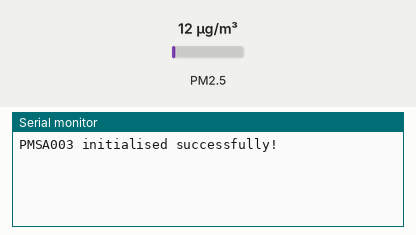
A sketch run on a simulated ESP32. Parts: the last lines printed to the serial monitor. Inputs (shaded band) come from the test bench; at power-on: PM2.5 12 µg/m³.

Above: at 2.2 s.
2.3 s: PM2.5 set to 6 µg/m³
At 11.3 s:
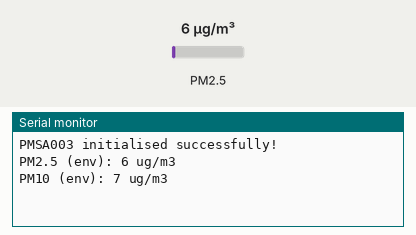
16.5 s: PM2.5 set to 75 µg/m³
At 21.4 s:
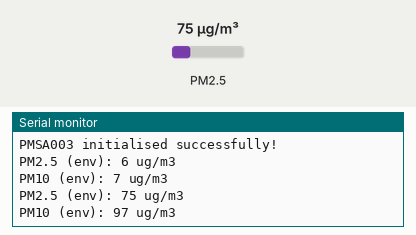
Timing chart, 0 to 22.9 s (numbered marks = the images above; inputs shaded):
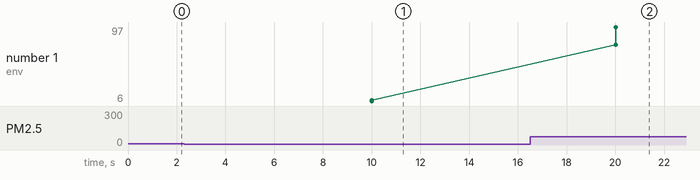

Measured:
- after the input at 2.3 s, the serial monitor: prints a new line after 7.7 s (image 1)
- after the input at 16.5 s, the serial monitor: prints a new line after 3.5 s (image 2)
- plotted number 1: 7 → 97 after the input at 16.5 s

The sketch:

PM2.5Reading.ino
```cpp
#include "Adafruit_PM25AQI.h"

// Initialise PMSA003 sensor
HardwareSerial pmSerial(1);
Adafruit_PM25AQI aqi = Adafruit_PM25AQI();

unsigned long lastPMReading = 0;
const unsigned long pmInterval = 10000;

void setup() {
    Serial.begin(115200);
    delay(1000);

    // GPIO 19
    pmSerial.begin(9600, SERIAL_8N1, 19, -1);

    if (!aqi.begin_UART(&pmSerial)) {
        Serial.println("Could not find PM2.5 sensor!");
        while (1) {
            delay(10);
        }
    }

    Serial.println("PMSA003 initialised successfully!");
}

void loop() {
    unsigned long currentMillis = millis();

    if (currentMillis - lastPMReading >= pmInterval) {
        PM25_AQI_Data data;

        if (aqi.read(&data)) {
            /*Serial.print("PM2.5: ");
            Serial.print(data.pm25_standard);
            Serial.println(" ug/m3");

            Serial.print("PM10: ");
            Serial.print(data.pm100_standard);
            Serial.println(" ug/m3");*/

            Serial.print("PM2.5 (env): ");
            Serial.print(data.pm25_env);
            Serial.println(" ug/m3");

            Serial.print("PM10 (env): ");
            Serial.print(data.pm100_env);
            Serial.println(" ug/m3");
        } else {
            Serial.println("PM2.5 reading failed");
        }

        lastPMReading = currentMillis;
    }

    delay(10);
}
```
